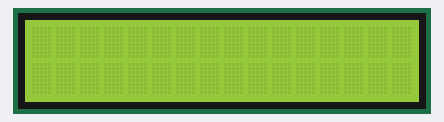
A sketch run on a simulated Arduino Uno, built with avr-gcc and run on an emulated ATmega328P. On the bench: 16×2 character LCD.

Above: at 0.1 s.
At 1.1 s:
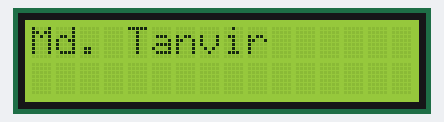
At 2.1 s:
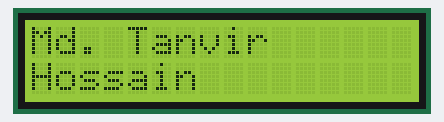

The sketch:

LCD.ino
```cpp
#include<LiquidCrystal.h>
LiquidCrystal lcd(12,11,5,4,3,2);
void setup()
{
  lcd.begin(16,2);
}

void loop()
{
  //LiquidCrystal(rs, enable, d4, d5, d6, d7)
  //LiquidCrystal(rs, rw, enable, d4, d5, d6, d7)
  //LiquidCrystal(rs, enable, d0, d1, d2, d3, d4, d5, d6, d7)
  //LiquidCrystal(rs, rw, enable, d0, d1, d2, d3, d4, d5, d6, d7)
  delay(1000);
  lcd.clear();
  lcd.print("Md. Tanvir");
  delay(1000);
  lcd.setCursor(0,1);
  lcd.print("Hossain");
  delay(1000);
  lcd.clear();
}
```

Measured:
- by itself, everything shown: repeats every 3.0 s, in 3 steps
- what the display in image 1 shows lasts 1.0 s, from 1.1 s to 2.1 s
